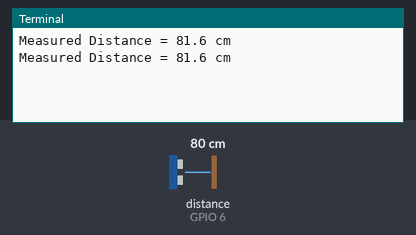
Simulated run of this program. Board: Raspberry Pi (BCM pin numbers). Shown: the last lines printed to the terminal. The inputs (shaded band) are chosen by the test bench; at power-on: distance to the obstacle (sensor on GPIO 6) 80 cm. The echo pulse lasts 58.3 µs per cm; the clock reads 2024-03-15 10:24:30 at power-on unless the program sets it.

Above: at 1.2 s.
1.3 s: distance to the obstacle (sensor on GPIO 6) set to 2 cm
At 2.6 s:
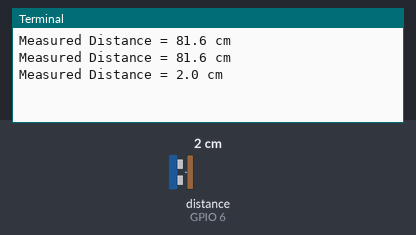
2.8 s: distance to the obstacle (sensor on GPIO 6) set to 4 cm
At 3.7 s:
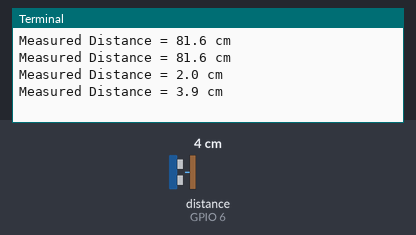
Timing chart, 0 to 5.8 s (numbered marks = the images above; inputs shaded):
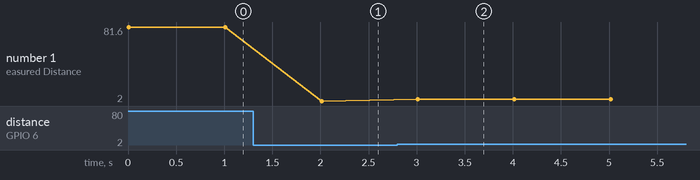

The program:

ultrasonik.py
```python
import RPi.GPIO as GPIO
import time

GPIO.setwarnings(False)

# set GPIO Pins
GPIO_TRIGGER = 5
GPIO_ECHO = 6

def setup_pins():
    GPIO.setmode(GPIO.BCM)
    GPIO.setup(GPIO_TRIGGER, GPIO.OUT)
    GPIO.setup(GPIO_ECHO, GPIO.IN)

def distance():
    setup_pins()

    # set Trigger to HIGH
    GPIO.output(GPIO_TRIGGER, True)

    # set Trigger after 0.01ms to LOW
    time.sleep(0.00001)
    GPIO.output(GPIO_TRIGGER, False)

    StartTime = time.time()
    StopTime = time.time()

    # save StartTime
    while GPIO.input(GPIO_ECHO) == 0:
        StartTime = time.time()

    # save time of arrival
    while GPIO.input(GPIO_ECHO) == 1:
        StopTime = time.time()

    TimeElapsed = StopTime - StartTime
    jarak = (TimeElapsed * 34300) / 2
    distance = 1.022*jarak-0.118

    return distance

if __name__ == '__main__':
    try:
        setup_pins()
        while True:
            dist = distance()
            print("Measured Distance = %.1f cm" % dist)
            time.sleep(1)

    # Reset by pressing CTRL + C
    except KeyboardInterrupt:
        print("Measurement stopped by User")
        GPIO.cleanup()
```

Measured:
- after the input at 1.3 s, the terminal: prints a new line after 0.71 s (image 1)
- after the input at 2.8 s, the terminal: prints a new line after 0.21 s (image 2)
- plotted number 1: 81.6 → 2 after the input at 1.3 s, 2 → 3.9 after the input at 2.8 s
